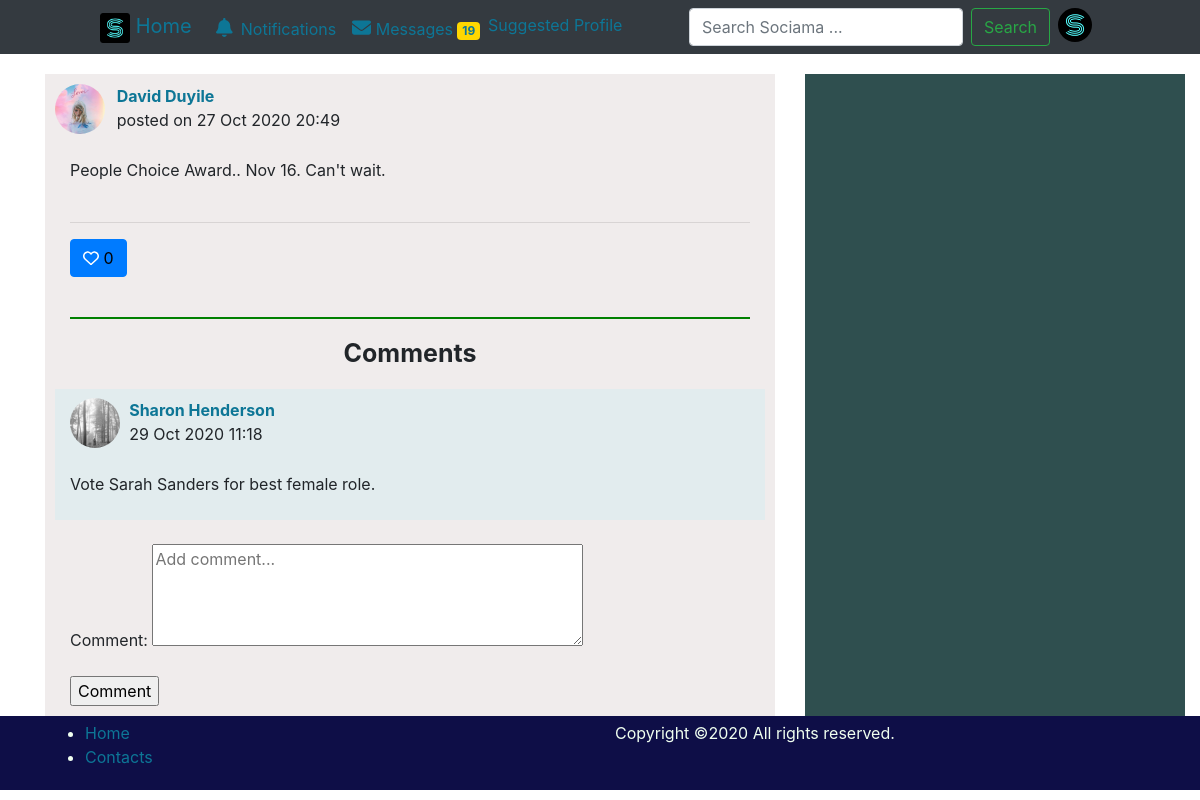
The app's page /post/6 (signed in) with its own data.
### users/models.py (models this page shows, shortened)
class User(AbstractBaseUser):
    email = models.EmailField(verbose_name='email address', max_length=40, unique=True, primary_key=True)
    username = models.CharField(max_length=30)
    date_joined = models.DateTimeField(verbose_name='date joined', auto_now_add=True)
    last_login = models.DateTimeField(verbose_name='last login', auto_now_add=True)
    is_active = models.BooleanField(default=True)
    is_admin = models.BooleanField(default=False)
    is_staff = models.BooleanField(default=False)
    is_superuser = models.BooleanField(default=False)
    objects = UserManager()
    USERNAME_FIELD = 'email'
    REQUIRED_FIELDS = ['username']

### profiles/models.py (models this page shows, shortened)
class Profile(models.Model):
    user = models.OneToOneField(User, on_delete=models.CASCADE, related_name="user_profile")
    username = models.CharField(max_length=20, primary_key=True, blank=True)
    first_name = models.CharField(max_length=20, blank=True)
    last_name = models.CharField(max_length=20, blank=True)
    age = models.DateField(blank=True, null=True)
    Hobbies = models.CharField(max_length=200, blank=True)
    work = models.CharField(max_length=200, blank=True)
    education = models.CharField(blank=True, max_length=40)
    gender = models.CharField(choices=GENDER, max_length=7, blank=True)
    relationship = models.CharField(choices=RELATIONSHIP, max_length=23, blank=True)
    followers= models.ManyToManyField("Profile", blank=True, related_name='followerss') # people following profile
    followings = models.ManyToManyField("Profile", blank=True, related_name='followingss') # people profile is following
    about = models.TextField(default='No Bio', blank=True)
    phone = models.IntegerField(blank=True, null=True)
    cover = models.ImageField(upload_to='user/cover', default='user/happy.jpg', blank=True)
    picture = models.ImageField(upload_to='user', default='user/User.jpg', blank=True)
    country = models.CharField(max_length=20, blank=True)
    def __str__(self):
        return f"{self.first_name} {self.last_name}"
    class Meta:
        ordering = ('first_name', )

### post/models.py (models this page shows, shortened)
class Post(models.Model):
    profile = models.ForeignKey(Profile, related_name="profile_post", on_delete=models.CASCADE)
    caption = models.TextField(max_length=500, blank=True)
    images = models.ImageField(upload_to='post', blank=True, validators=[FileExtensionValidator(['png', 'jpg', 'jpeg'])])
    post_likes = models.ManyToManyField(Profile, related_name='post_like', blank=True)
    created_at = models.DateTimeField(auto_now_add=True)
    def likes_no(self):
        return self.post_likes.count()
    class Meta:
        ordering = ('-created_at',)

class Comment(models.Model):
    profile = models.ForeignKey(Profile, on_delete=models.CASCADE)
    post = models.ForeignKey(Post, on_delete=models.CASCADE, related_name='post_comment')
    comment = models.CharField(max_length=300)
    created_at = models.DateTimeField(auto_now_add=True)
    class Meta:
        ordering = ('created_at',)

### post/views.py (the view, shortened to what this page needs)
# urls.py: path('post/<int:id>', views.post_detail, name='post-detail'),
def post_detail(request, id):
    post = get_object_or_404(Post, id=id)
    comments = Comment.objects.filter(post=post)
    is_liked = False
    if request.user.user_profile in post.post_likes.all():
        is_liked = True
    c_form = CommentForm()
    context = {
        'post': post,
        'comments': comments,
        'is_liked': is_liked,
        'likes_no': post.likes_no(),
        'c_form': c_form,
    }
    return render(request, 'post/post_detail.html', context)

### post/forms.py
class CommentForm(forms.ModelForm):
    comment = forms.CharField(widget=forms.Textarea(attrs={'placeholder':'Add comment...', 'rows':4}))
    class Meta:
        model = Comment
        fields = [
            'comment',
        ]

### templates/post/post_detail.html (shortened to what this page needs)
{% extends 'base.html' %}
{% load static %}
{% block body %}
<div class="container" style="min-height: 496px;">
    <div class="row" style="padding-top: 20px;">
        <div class="col-md-8">
            <div style="background-color: rgb(240, 236, 236); padding:10px;">
                <div class="row">
                    <div class="col-md-1">
                        <a href="{% url 'profiles:profile' post.profile.pk %}">
                            <img class="profile-image" src="{{ post.profile.picture.url }}">
                        </a>
                    </div>
                    <div class="col-md-11">
                        <b><a href="{% url 'profiles:profile' post.profile.pk %}">{{ post.profile }}</a></b>
                        <div>posted on {{ post.created_at|date:"d M Y H:i" }}</div>
                    </div>
                </div>
                <div class="container-fluid">
                    <br>
                    <div>
                        <div>
                            {{ post.caption }}
                        </div>
                        <br>
                    </div>
                    <hr>
                    <div>
                        <form action="{% url 'post:like_post' %}" method="post">
                            {% if is_liked %}
                                <input type="hidden" name="post_id" value="{{ post.id }}">
                                <button class="btn btn-danger" type="submit" name="post_id" value="{{ post.id }}">
                                    <i class="fa fa-heart"></i>
                                    <span style="color: black">{{likes_no}}</span>
                                </button>
                            {% else %}
                                <button class="btn btn-primary" type="submit" name="post_id" value="{{ post.id }}">
                                    <i class="far fa-heart"></i>
                                    <span style="color: black;">{{likes_no}}</span>
                                </button>
                            {% endif %}
                        </form>
                    </div>
                    <br>
                    <hr style="border-top: 2px solid green;">
                    <b><p style="text-align: center; font-size:25px">Comments</p></b>
                    {% if comments %}
                        {% for comment in comments %}
                            <div class="row" style="background-color: rgb(226, 236, 238); padding-top:9px;">
                                <div class="col-md-1">
                                    <a href="{% url 'profiles:profile' comment.profile.pk %}">
                                        <img class="profile-image" src="{{ comment.profile.picture.url }}">
                                    </a>
                                </div>
                                <div class="col-md-11">
                                    <b><a href="{% url 'profiles:profile' comment.profile.pk %}">{{ comment.profile }}</a></b>
                                    <div>{{ comment.created_at|date:"d M Y H:i" }}</div>
                                </div>
                                <div class="container">
                                    <br>
                                    <div>
                                        {{ comment.comment }}
                                    </div>
                                    <br>
                                </div>
                            </div>
                            <br>
                        {% endfor %}
                    {% else %}
                           <p style="text-align: center;">No comment. Say something nice.</p>
                    {% endif %}
                    <div>
                        <form action="" method="post">
                            {{ c_form.as_p }}
                            <input type="submit" value="Comment">
                        </form>
                    </div>
                </div>
            </div>
        </div>
        <div class="col-md-4" style="background-color: darkslategray; left:15px;">
        </div>
    </div>
</div>
{% endblock body %}

### templates/nav.html (shortened to what this page needs)
{% load static %}
<nav class="navbar navbar-expand-md navbar-dark bg-dark" style="padding: 0px 100px;">
	<a class="navbar-brand" href="{% url 'post:posts' %}">
		<img src="{% static 'profiles/img/nav.png' %}" alt="" style="height:30px;">
		Home </a>
 	<div class="collapse navbar-collapse" id="navbarSupportedContent">
		<ul class="navbar-nav mr-auto">
			<li class="nav-item pr-2 pl-2 pt-1">
				<a href="#"><i class="fa fa-bell mr-1" style="font-size: 19px;"></i> Notifications</a>
			</li>
			<li class="nav-item pr-2 pl-2 pt-1">
				<a href="#"><i class="fas fa-envelope" style="font-size: 19px;"></i> Messages <span class="badge">19</span></a>
			</li>
			<a href={% url 'profiles:profile-list' %}>Suggested Profile</a>
		</ul>
		<ul class="navbar-nav ml-auto">
			<li class="nav-item">
				<form class="form-inline my-2">
					<input class="form-control mr-sm-2" type="search" placeholder="Search Sociama ..." aria-label="Search">
					<button class="btn btn-outline-success my-2 my-sm-0" type="submit">Search</button>
				</form>
			</li>
			<li class="nav-item dropdown">
				{% if user.is_authenticated %}
					<img class="nav-link profile-image dropdown" data-toggle="dropdown" data-target="profile" src="{{request.user.user_profile.picture.url }}" aria-expanded="true">
				{% else %}
					<img class="nav-link profile-image dropdown" data-toggle="dropdown" data-target="profile" src="{% static 'profiles/img/profile.jpg' %}" aria-expanded="true">
				{% endif %}
			</li>
		</ul>
	</div>
</nav>

### static/profiles/css/sociama.css (style rules this page uses)
a { color: rgb(13, 118, 150) !important; text-decoration: none !important; }
.profile-image { height: 50px; width: 50px; border-radius: 90%; }
.badge { background-color: gold; }

### static/profiles/css/all.css (style rules this page uses)
.fa-bell:before { content: "\f0f3"; }
.fa-envelope:before { content: "\f0e0"; }
.fa-heart:before { content: "\f004"; }

### records on screen
User: user.user_profile.picture (picture)
Post: profile.picture (picture), profile "David Duyile", created_at "27 Oct 2020 20:49", caption "People Choice Award.. Nov 16. Can't wait."
Comment: profile.picture (picture), profile "Sharon Henderson", created_at "29 Oct 2020 11:18", comment "Vote Sarah Sanders for best female role."

### other values on screen
{{ likes_no }} "0"
